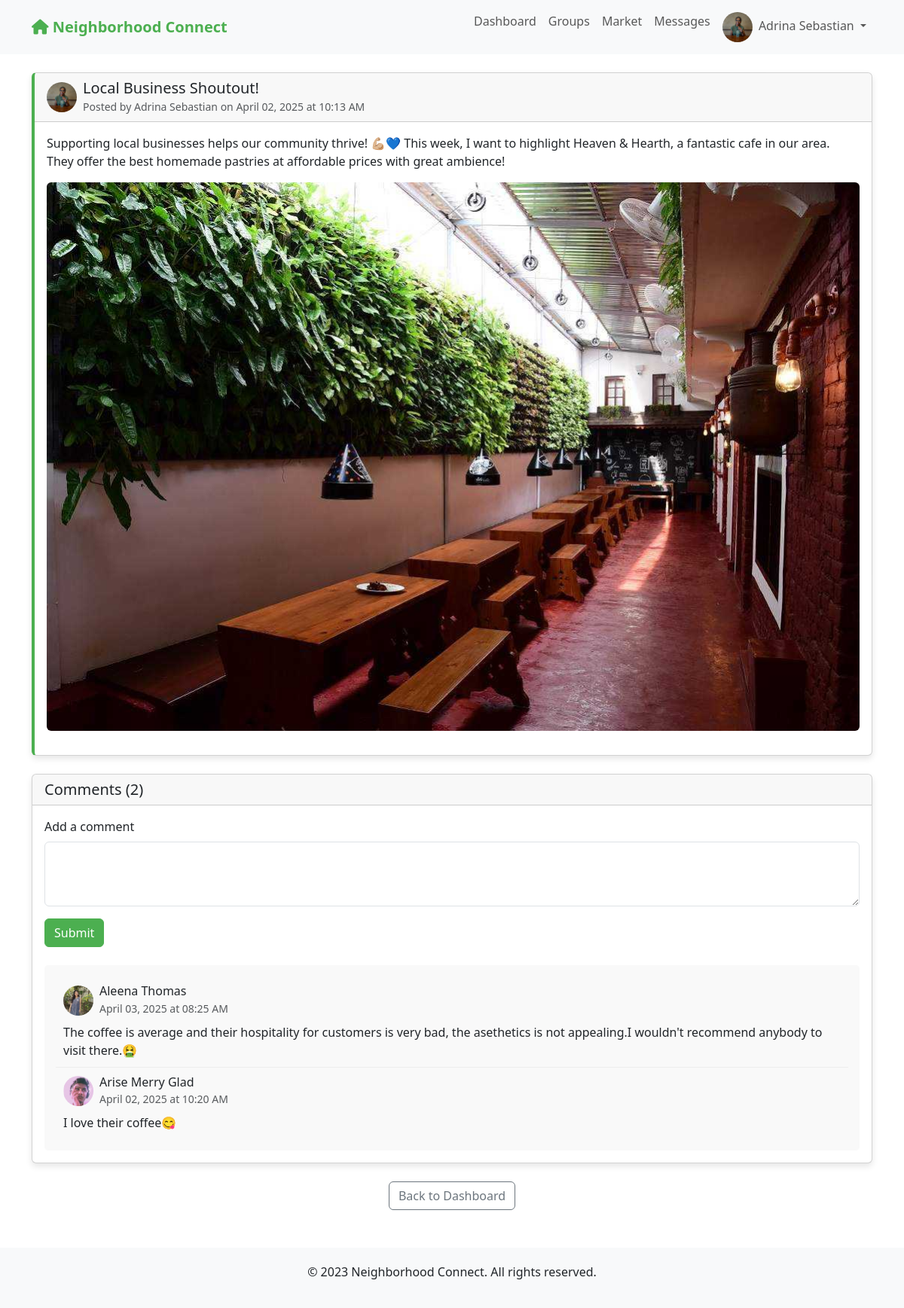
Screenshot of /post/2 (signed in) with the database file from the repository.
### app.py (models this page shows)
class User(UserMixin, db.Model):
    id = db.Column(db.Integer, primary_key=True)
    email = db.Column(db.String(100), unique=True, nullable=False)
    password = db.Column(db.String(200), nullable=False)
    name = db.Column(db.String(100), nullable=False)
    address = db.Column(db.String(200), nullable=False)
    neighborhood_id = db.Column(db.Integer, db.ForeignKey('neighborhood.id'), nullable=False)
    profile_pic = db.Column(db.String(200), default='default.jpg')
    created_at = db.Column(db.DateTime, default=datetime.utcnow)
    is_admin = db.Column(db.Boolean, default=False)
    posts = db.relationship('Post', backref='author', lazy=True)
    comments = db.relationship('Comment', backref='author', lazy=True)
    incidents = db.relationship('Incident', backref='reporter', lazy=True)
    group_memberships = db.relationship('GroupMember', backref='user', lazy=True)

class Post(db.Model):
    id = db.Column(db.Integer, primary_key=True)
    title = db.Column(db.String(200), nullable=False)
    content = db.Column(db.Text, nullable=False)
    image = db.Column(db.String(200))
    created_at = db.Column(db.DateTime, default=datetime.utcnow)
    user_id = db.Column(db.Integer, db.ForeignKey('user.id'), nullable=False)
    neighborhood_id = db.Column(db.Integer, db.ForeignKey('neighborhood.id'), nullable=False)
    group_id = db.Column(db.Integer, db.ForeignKey('group.id'), nullable=True)
    comments = db.relationship('Comment', backref='post', lazy=True, cascade="all, delete-orphan")

class Comment(db.Model):
    id = db.Column(db.Integer, primary_key=True)
    content = db.Column(db.Text, nullable=False)
    created_at = db.Column(db.DateTime, default=datetime.utcnow)
    user_id = db.Column(db.Integer, db.ForeignKey('user.id'), nullable=False)
    post_id = db.Column(db.Integer, db.ForeignKey('post.id'), nullable=False)

### app.py (the view, shortened to what this page needs)
@app.route('/post/<int:post_id>')
@login_required
def view_post(post_id):
    post = Post.query.get_or_404(post_id)
    if post.neighborhood_id != current_user.neighborhood_id:
        abort(403)
    return render_template('view_post.html', post=post)

### app.py (called while the page is built)
@login_manager.user_loader
def load_user(user_id):
    return User.query.get(int(user_id))

@app.before_request
def before_request():
    if current_user.is_authenticated:
        g.unread_count = Message.query.filter_by(
            receiver_id=current_user.id,
            is_read=False
        ).count()

@app.context_processor
def inject_unread_count():
    if current_user.is_authenticated:
        return {'unread_message_count': getattr(g, 'unread_count', 0)}
    return {}

### templates/view_post.html (shortened to what this page needs)
{% extends "base.html" %}
{% block content %}
<div class="card post-card mb-4">
    <div class="card-header d-flex justify-content-between align-items-center">
        <div class="d-flex align-items-center">
            <img src="{{ url_for('static', filename='uploads/' + post.author.profile_pic) }}" alt="Profile" class="profile-img me-2">
            <div>
                <h5 class="mb-0">{{ post.title }}</h5>
                <small class="text-muted">Posted by {{ post.author.name }} on {{ post.created_at.strftime('%B %d, %Y at %I:%M %p') }}</small>
            </div>
        </div>
    </div>
    <div class="card-body">
        <p class="card-text">{{ post.content }}</p>
        {% if post.image %}
            <img src="{{ url_for('static', filename='uploads/' + post.image) }}" alt="Post Image" class="img-fluid rounded mb-3">
        {% endif %}
    </div>
</div>
<div class="card mb-4">
    <div class="card-header">
        <h5 class="mb-0">Comments ({{ post.comments|length }})</h5>
    </div>
    <div class="card-body">
        <form method="POST" action="{{ url_for('add_comment', post_id=post.id) }}" class="mb-4">
            <div class="mb-3">
                <label for="content" class="form-label">Add a comment</label>
                <textarea class="form-control" id="content" name="content" rows="3" required></textarea>
            </div>
            <button type="submit" class="btn btn-primary">Submit</button>
        </form>
        <div class="comment-section">
            {% if post.comments %}
                {% for comment in post.comments|sort(attribute='created_at', reverse=true) %}
                    <div class="comment">
                        <div class="d-flex align-items-center mb-2">
                            <img src="{{ url_for('static', filename='uploads/' + comment.author.profile_pic) }}" alt="Profile" class="profile-img me-2">
                            <div>
                                <h6 class="mb-0">{{ comment.author.name }}</h6>
                                <small class="text-muted">{{ comment.created_at.strftime('%B %d, %Y at %I:%M %p') }}</small>
                            </div>
                        </div>
                        <p class="mb-0">{{ comment.content }}</p>
                    </div>
                {% endfor %}
            {% else %}
                <p>No comments yet. Be the first to comment!</p>
            {% endif %}
        </div>
    </div>
</div>
<div class="text-center">
    <a href="{{ url_for('dashboard') }}" class="btn btn-outline-secondary">Back to Dashboard</a>
</div>
{% endblock %}

### templates/base.html (shortened to what this page needs)
<!DOCTYPE html>
<html lang="en">
<head>
    <link rel="stylesheet" href="https://cdn.jsdelivr.net/npm/bootstrap@5.3.0/dist/css/bootstrap.min.css">
    <link rel="stylesheet" href="https://cdnjs.cloudflare.com/ajax/libs/font-awesome/6.0.0-beta3/css/all.min.css">
</head>
<body>
    <nav class="navbar navbar-expand-lg navbar-light bg-light">
        <div class="container">
            <a class="navbar-brand" href="{{ url_for('index') }}">
                <i class="fas fa-home"></i> Neighborhood Connect
            </a>
            <div class="collapse navbar-collapse" id="navbarNav">
                <ul class="navbar-nav ms-auto">
                    {% if current_user.is_authenticated %}
                        <li class="nav-item">
                            <a class="nav-link" href="{{ url_for('dashboard') }}">Dashboard</a>
                        </li>
                        <li class="nav-item">
                            <a class="nav-link" href="{{ url_for('groups') }}">Groups</a>
                        </li>
                        <li class="nav-item">
                            <a class="nav-link" href="{{ url_for('market') }}">Market</a>
                        </li>
                        <li class="nav-item">
                            <a class="nav-link" href="{{ url_for('messages') }}">
                                Messages
                            </a>
                        </li>
                        <li class="nav-item dropdown">
                            <a class="nav-link dropdown-toggle" href="#" id="navbarDropdown" role="button" data-bs-toggle="dropdown" aria-expanded="false">
                                <img src="{{ url_for('static', filename='uploads/' + current_user.profile_pic) }}" alt="Profile" class="profile-img me-1">
                                {{ current_user.name }}
                            </a>
                        </li>
                    {% endif %}
                </ul>
            </div>
        </div>
    </nav>
    <div class="container mt-4">
        {% block content %}{% endblock %}
    </div>
    <footer class="footer">
        <div class="container">
            <p>&copy; 2023 Neighborhood Connect. All rights reserved.</p>
        </div>
    </footer>
</body>
</html>

### templates/base.html (style rules this page uses)
.navbar-brand { font-weight: bold; color: #4CAF50 !important; }
.btn-primary { background-color: #4CAF50; border-color: #4CAF50; }
.card { margin-bottom: 20px; box-shadow: 0 4px 8px rgba(0,0,0,0.1); }
.post-card { border-left: 4px solid #4CAF50; }
.profile-img { width: 40px; height: 40px; border-radius: 50%; object-fit: cover; }
.comment-section { background-color: #f9f9f9; padding: 15px; border-radius: 5px; }
.comment { padding: 10px; border-bottom: 1px solid #eee; }
.comment:last-child { border-bottom: none; }
.footer { margin-top: 50px; padding: 20px 0; background-color: #f8f9fa; text-align: center; }

### rows the page displays
User: profile_pic (picture), name "Adrina Sebastian", author.name "Adrina Sebastian"
Post: title "Local Business Shoutout!", created_at "April 02, 2025 at 10:13 AM", content "Supporting local businesses helps our community thrive! 💪🏼💙 This week, I want to highlight Heaven & Hearth, a fantastic cafe in our area. They offer the best homemade pastries at affordable prices with great ambience!", image (picture)
Comment: profile_pic (picture), author.name "Aleena Thomas", created_at "April 03, 2025 at 08:25 AM", content "The coffee is average and their hospitality for customers is very bad, the asethetics is not appealing.I wouldn't recommend anybody to visit there.🤮"
Comment: profile_pic (picture), author.name "Arise Merry Glad", created_at "April 02, 2025 at 10:20 AM", content "I love their coffee😋"

### other values shown
{{ post.comments|length }} "2"
